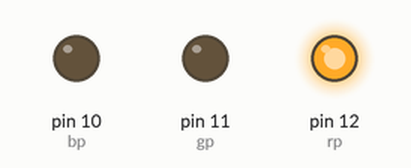
This sketch was run on a simulated Arduino Uno, built with avr-gcc and run on an emulated ATmega328P. Parts: output pins drawn as LEDs (lit = HIGH).

Above: at 0.5 s.
At 1.5 s:
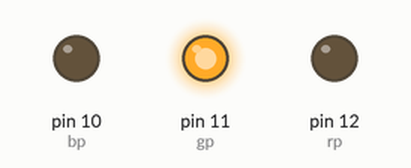
At 2.5 s:
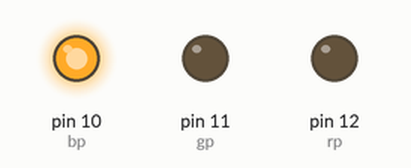
At 3.5 s:
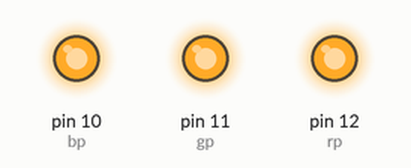
At 4.5 s:
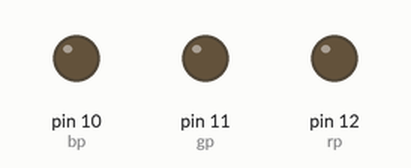
Timing chart, 0 to 6.5 s (numbered marks = the images above):
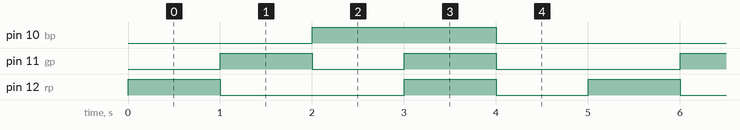

The sketch:

rgb_led_lighting1.ino
```cpp
int rp=12;
int gp=11;
int bp=10;

void setup()
{
  pinMode(rp, OUTPUT);
  pinMode(gp, OUTPUT);
  pinMode(bp, OUTPUT);
}

void loop()
{
  color(255,0,0);
  delay(1000);
  color(0,255,0);
  delay(1000);
  color(0,0,255);
  delay(1000);
  color(255,255,255);
  delay(1000);
  color(0,0,0);
  delay(1000);
}
void color(unsigned char red,unsigned char green, unsigned char blue)
{
  analogWrite(rp, red);
  analogWrite(gp, green);
  analogWrite(bp, blue);
}
  
```

Measured:
- by itself, pin 10 (bp): alternates HIGH for 2.0 s and LOW for 3.0 s
- by itself, pin 11 (gp): repeats every 5.0 s: LOW 1.0 s, HIGH 1.0 s, LOW 2.0 s, HIGH 1.0 s
- by itself, pin 12 (rp): repeats every 5.0 s: LOW 2.0 s, HIGH 1.0 s, LOW 1.0 s, HIGH 1.0 s
